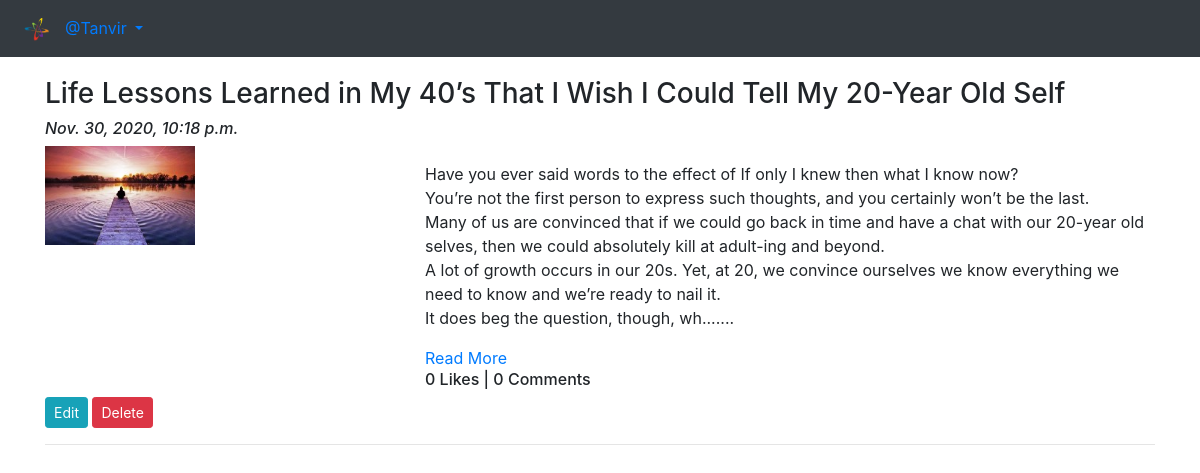
The page /blog/my-blogs/ (signed in) on the database as committed earlier.
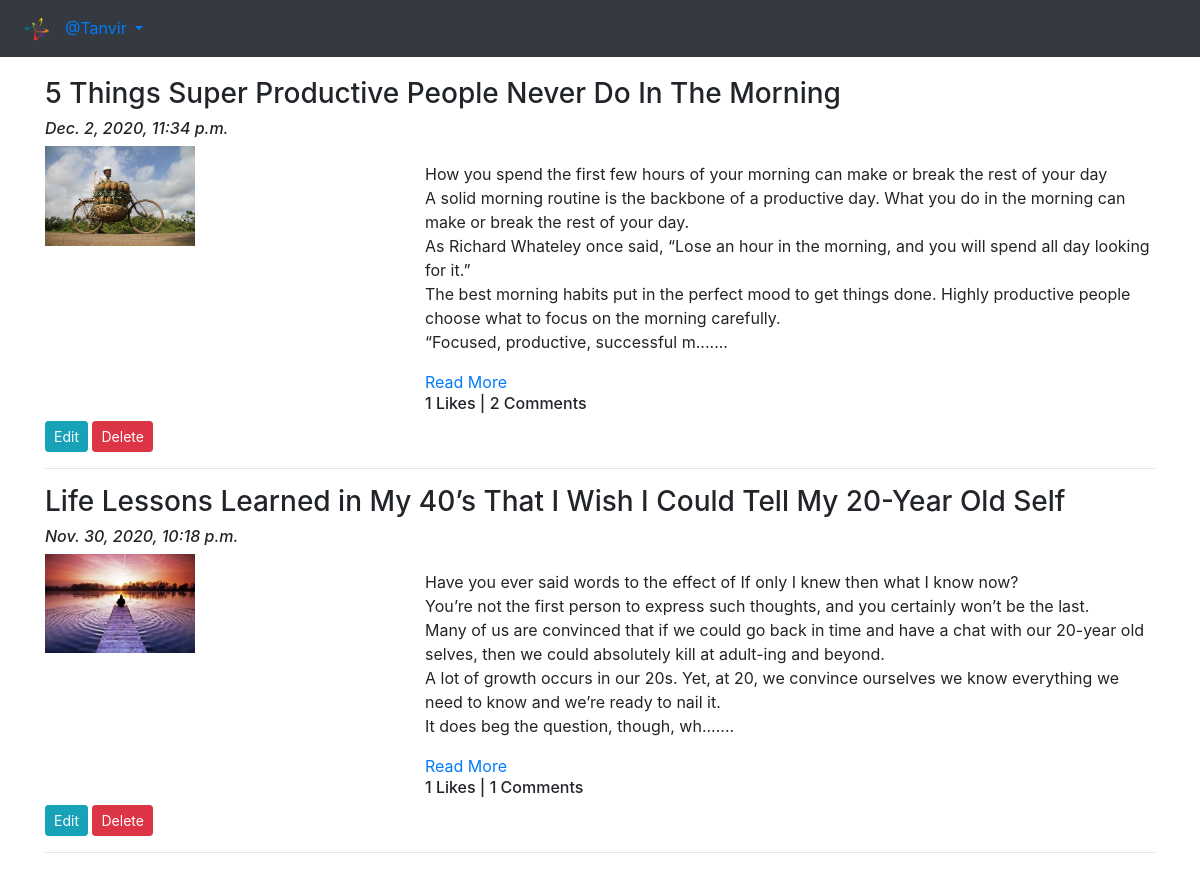
The same page on the database as committed later.
### App_Blog/models.py (models this page shows, shortened)
class Blog(models.Model):
    author = models.ForeignKey(User, on_delete=models.CASCADE, related_name='post_author')
    blog_title = models.CharField(max_length=264, verbose_name="Put a Title")
    slug = models.SlugField(max_length=264, unique=True)
    blog_content = models.TextField(verbose_name="What is on your mind?")
    blog_image = models.ImageField(upload_to='blog_images', verbose_name="Image")
    publish_date = models.DateTimeField(auto_now_add=True)
    update_date = models.DateTimeField(auto_now=True)
    class Meta:
        ordering = ['-publish_date', ]

### App_Blog/views.py (the view)
# urls.py: path('my-blogs/', views.MyBlogs.as_view(), name='my_blogs'),
class MyBlogs(LoginRequiredMixin, TemplateView):
    template_name = 'App_Blog/my_blogs.html'

### App_Blog/templatetags/custom_filters.py (called while the page is built)
def range_filter(value):
    return value[0:500] + "......."

### templates/App_Blog/my_blogs.html (shortened to what this page needs)
{% extends 'base.html' %}
{% load custom_filters %}
{% block body_block %}
{% for blog in user.post_author.all %}
<h3>{{blog.blog_title}}</h3>
<h6><i>{{blog.publish_date}}</i></h6>
<div class="row">
  <div class="col-sm-4">
    <img src="/media/{{blog.blog_image}}" width="150px">
  </div>
  <div class="col-sm-8">
    <p>{{blog.blog_content|range_filter|linebreaks}}</p>
    <a href="{% url 'App_Blog:blog_details' slug=blog.slug %}">Read More</a>
    <h6>{{blog.liked_blog.count}} Likes | {{blog.blog_comment.count}} Comments</h6>
  </div>
</div>
<a href="{% url 'App_Blog:edit_blog' pk=blog.pk %}" class="btn btn-info btn-sm">Edit</a>
<a href="{% url 'App_Blog:delete_blog' pk=blog.pk %}" class="btn btn-danger btn-sm">Delete</a>
<hr>
{% endfor %}
{% endblock %}

Rows that differ between the two databases and show on the page:
added Blog: blog_title "5 Things Super Productive People Never Do In The Morning", publish_date "Dec. 2, 2020, 11:34 p.m.", blog_image (picture), blog_content|range_filter "How you spend the first few hours of your morning can make or break the rest of your day A solid morning routine is the backbone of a productive day. What you do in the morning can make or break the rest of your day. As Richard Whateley once said, “Lose an hour in the morning, and you will spend all day looking for it.” The best morning habits put in the perfect mood to get things done. Highly productive people choose what to focus on the morning carefully. “Focused, productive, successful m.......", liked_blog.count "1", blog_comment.count "2"
computed for Blog "Life Lessons Learned in My 40’s That I Wish I Could Tell My 20-Year Old Self": liked_blog.count "0" → "1"; blog_comment.count "0" → "1"
